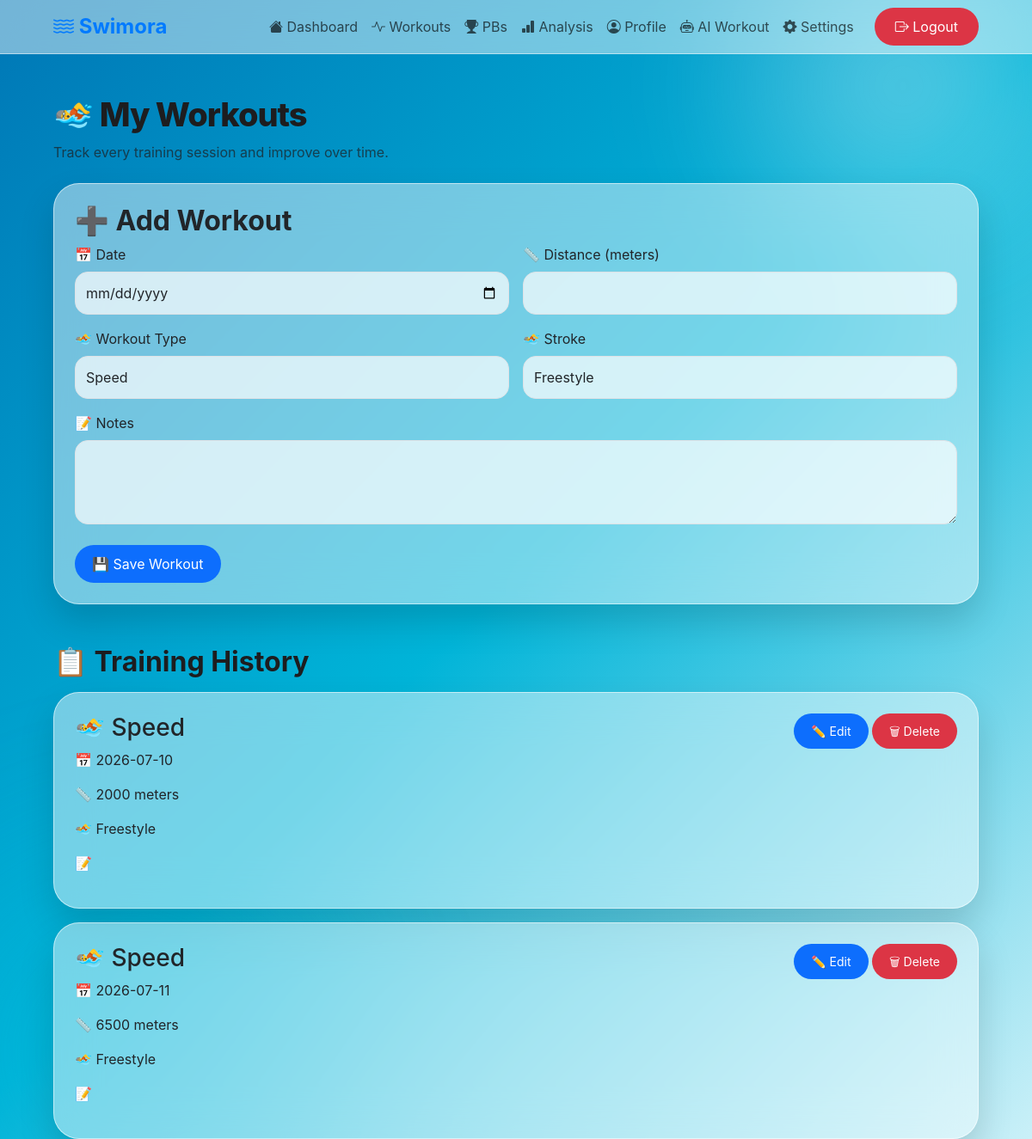
The app's page /workouts (signed in) with its own data.
### models.py (models this page shows)
class Workout(db.Model):
    id = db.Column(db.Integer, primary_key=True)
    date = db.Column(db.String(20))
    distance = db.Column(db.Integer)
    workout_type = db.Column(db.String(50))
    stroke = db.Column(db.String(50))
    notes = db.Column(db.Text)
    user_id = db.Column(
        db.Integer,
        db.ForeignKey("user.id")
    )

### app.py (the view)
@app.route("/workouts")
@login_required
def workouts():
    user_workouts = Workout.query.filter_by(
        user_id=current_user.id
    ).all()
    return render_template(
        "workout.html",
        workouts=user_workouts
    )

### app.py (called while the page is built)
@login_manager.user_loader
def load_user(user_id):
    return User.query.get(int(user_id))

### templates/workout.html (shortened to what this page needs)
{% extends "base.html" %}
{% block content %}
<h1>
🏊 My Workouts
</h1>
<p style="opacity:0.7;">
Track every training session and improve over time.
</p>
<div class="card p-4 mt-4">
<h2>
➕ Add Workout
</h2>
<form method="POST" action="/add_workout">
<div class="row g-3">
<div class="col-md-6">
<label class="form-label">
📅 Date
</label>
<input
type="date"
name="date"
class="form-control"
required>
</div>
<div class="col-md-6">
<label class="form-label">
📏 Distance (meters)
</label>
<input
type="number"
name="distance"
class="form-control"
required>
</div>
<div class="col-md-6">
<label class="form-label">
🏊 Workout Type
</label>
<select
name="workout_type"
class="form-select">
<option>
Speed
</option>
</select>
</div>
<div class="col-md-6">
<label class="form-label">
🏊 Stroke
</label>
<select
name="stroke"
class="form-select">
<option>
Freestyle
</option>
</select>
</div>
<div class="col-12">
<label class="form-label">
📝 Notes
</label>
<textarea
name="notes"
class="form-control"
rows="3"></textarea>
</div>
</div>
<button class="btn btn-primary mt-4">
💾 Save Workout
</button>
</form>
</div>
<div class="mt-5">
<h2>
📋 Training History
</h2>
{% for workout in workouts %}
<div class="card p-4 mt-3">
<div class="d-flex justify-content-between">
<div>
<h3>
🏊 {{ workout.workout_type }}
</h3>
<p>
📅 {{ workout.date }}
</p>
<p>
📏 {{ workout.distance }} meters
</p>
<p>
🏊 {{ workout.stroke }}
</p>
<p>
📝 {{ workout.notes }}
</p>
</div>
<div>
<a
href="/edit_workout/{{ workout.id }}"
class="btn btn-sm btn-primary">
✏️ Edit
</a>
<a
href="/delete_workout/{{ workout.id }}"
class="btn btn-sm btn-danger">
🗑 Delete
</a>
</div>
</div>
</div>
{% else %}
<div class="card p-4 mt-3">
<p>
No workouts yet. Start training! 🏊
</p>
</div>
{% endfor %}
</div>
{% endblock %}

### static/css/style.css (style rules this page uses)
body { min-height: 100vh; background: linear-gradient( 135deg, #0077b6, #00b4d8, #caf0f8 ); font-family: -apple-system, BlinkMacSystemFont, "Segoe UI", Arial, sans-serif; color: #1d1d1f; position: relative; overflow-x: hidden; }
body::before { content: ""; position: fixed; width: 600px; height: 600px; background: radial-gradient( circle, rgba(255,255,255,0.35), transparent 65% ); top: -200px; right: -150px; filter: blur(50px); z-index: -1; }
body::after { content: ""; position: fixed; width: 700px; height: 700px; background: radial-gradient( circle, rgba(0,180,216,0.45), transparent 70% ); bottom: -250px; left: -200px; filter: blur(60px); z-index: -1; }
.card { background: rgba(255,255,255,0.45); backdrop-filter: blur(25px); -webkit-backdrop-filter: blur(25px); border-radius: 30px; border: 1px solid rgba(255,255,255,0.55); box-shadow: 0 20px 40px rgba(0,0,0,0.15); transition: 0.3s; }
.btn { border-radius: 999px; padding: 10px 20px; border: none; transition: 0.25s; }
.form-control, .form-select { border-radius: 15px; padding: 12px; background: rgba(255,255,255,0.7); }
h1 { font-size: 38px; font-weight: 800; letter-spacing: -1px; }
h2 { font-weight: 700; }

### records on screen
Workout: workout_type "Speed", date "2026-07-10", distance "2000", stroke "Freestyle"
Workout: workout_type "Speed", date "2026-07-11", distance "6500", stroke "Freestyle"
